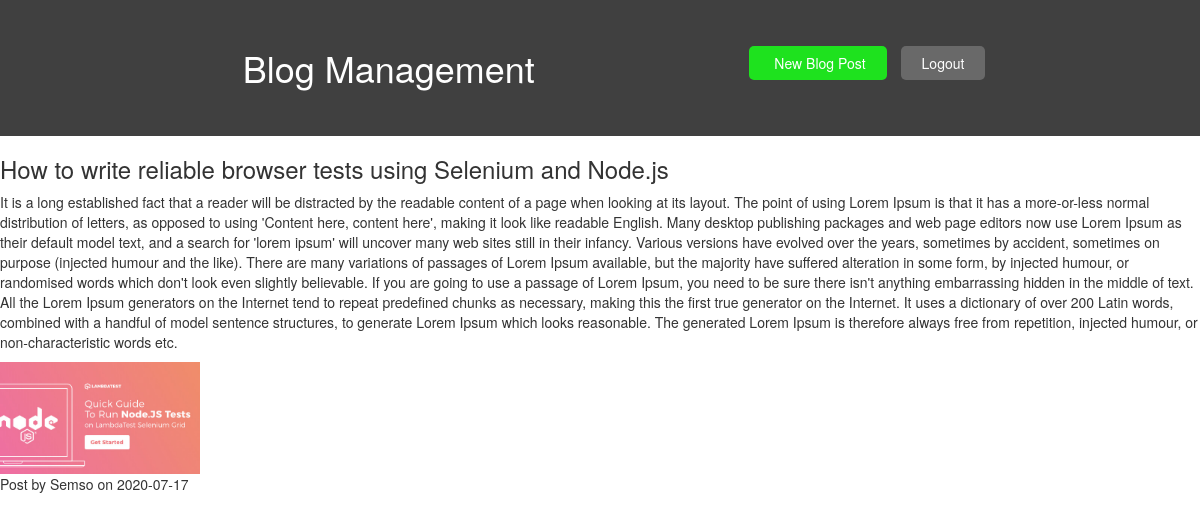
The app's page /post.php?id=27 (signed in) with its own data.
### tables this page shows
CREATE TABLE `posts` (
  `id` int(11) NOT NULL,
  `title` varchar(255) DEFAULT NULL,
  `content` longtext DEFAULT NULL,
  `date` date DEFAULT NULL,
  `imageUrl` text DEFAULT NULL,
  `userid` int(11) DEFAULT NULL
);

CREATE TABLE `users` (
  `id` int(11) NOT NULL,
  `username` varchar(50) DEFAULT NULL,
  `password` varchar(50) DEFAULT NULL
);

### classes/template.class.php (called while the page is built, shortened)
<?php
class Template{
    protected $template;
    public function __construct($temp){
        $this->template=$temp;
    }
    public function __toString(){
        include basename($this->template);
        return ob_get_clean();
    }
}

### classes/db.class.php (called while the page is built, shortened)
<?php
class Db{
    private $host="localhost";
    private $dbname="imelblog";
    private $pwd="";
    private $user="root";
    private $dbh;
    private $stmt;
    public function __construct(){
        $dsn='mysql:host='.$this->host.';dbname='.$this->dbname;
        $options=array(
            PDO::ATTR_PERSISTENT=>true,
            PDO::ATTR_ERRMODE=>PDO::ERRMODE_EXCEPTION
        );
        try {
            $this->dbh=new PDO($dsn,$this->user,$this->pwd,$options);
        } catch (PDOException $err) {
            $this->error=$err->getMessages();
        }
    }
    public function query($query){
        $this->stmt=$this->dbh->prepare($query);
    }
    public function bind($param,$value,$type=NULL){
        if(is_null($type)){
            switch (true) {
                default:
                    $type=PDO::PARAM_STR;
                    break;
            }
        }
        $this->stmt->bindValue($param,$value,$type);
    }
    public function execute(){
        return  $this->stmt->execute();
    }
    public function single(){
        $this->execute();
        return $this->stmt->fetch(PDO::FETCH_OBJ);
    }
}
?>

### classes/Blog.class.php (called while the page is built, shortened)
<?php
class Blog{
    private $db;
    public function __construct(){
        $this->db=new Db();
    }
    public function getPostById($PostID){
        $sql='SELECT p.id,p.title,p.content,p.date,p.imageUrl,p.userid,u.username,u.password FROM posts as p
        inner join users as u
        on p.userid=u.id
         Where p.id=:id';
        $this->db->query($sql);
        $this->db->bind(':id',$PostID);
        return $this->db->single();
    }
}

### includes/auto-load.inc.php (called while the page is built, shortened)
<?php
function myAutoLoader($className){
    $url=$_SERVER['HTTP_HOST'].$_SERVER['REQUEST_URI'];
    if(strpos($url,'includes')!== false){
        $path='../classes/';
    }else{
        $path='classes/';
    }
    $extension='.class.php';
}
?>

### template/post.temp.php (the view)
<?php
   include 'header.temp.php';
   ?>
    <div class="prikaz">
    <h3><?php echo $post->title ?></h3>
    <p><?php echo $post->content ?></p>
    <img style="width:200px; " src="<?php echo $post->imageUrl ?>" alt="">
    <p>Post by <?php echo $post->username ?> on <?php echo $post->date ?> </p>
    </div>
   <?php
    include 'footer.temp.php';
   ?>

### css/style.css (style rules this page uses)
* { margin: 0; padding: 0; box-sizing: border-box; }

### records on screen
posts: title "How to write reliable browser tests using Selenium and Node.js", content "It is a long established fact that a reader will be distracted by the readable content of a page when looking at its layout. The point of using Lorem Ipsum is that it has a more-or-less normal distribution of letters, as opposed to using 'Content here, content here', making it look like readable English. Many desktop publishing packages and web page editors now use Lorem Ipsum as their default model text, and a search for 'lorem ipsum' will uncover many web sites still in their infancy. Various versions have evolved over the years, sometimes by accident, sometimes on purpose (injected humour and the like). There are many variations of passages of Lorem Ipsum available, but the majority have…", imageUrl (picture), userid.username "Semso", date "2020-07-17"
